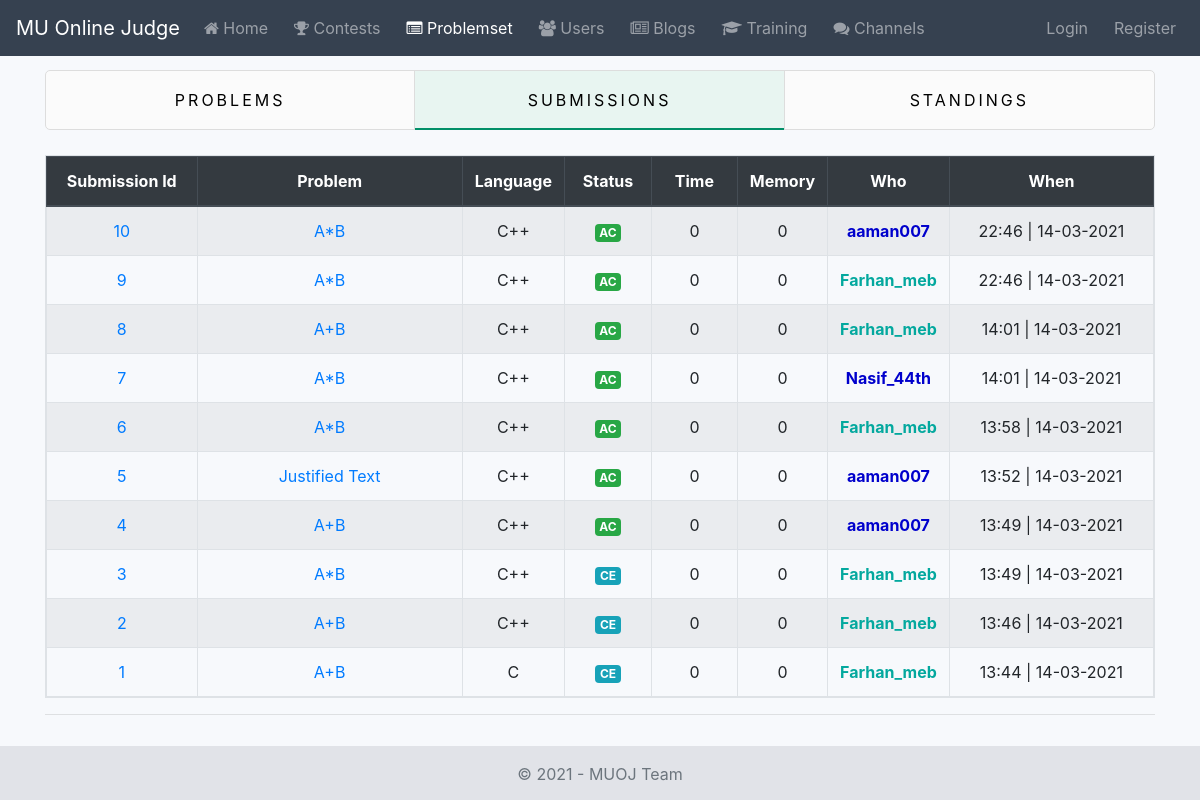
/problemset/submissions/, run on the app's committed database.
### problemset/models.py (models this page shows, shortened)
class Submission(AbstractBaseModel):
    STATUS_CHOICES = (
        ('Running', 'Running'),
        ('AC', 'Accepted'),
        ('WA', 'Wrong Answer'),
        ('TLE', 'Time Limit Exceeded'),
        ('MLE', 'Memory Limit Exceeded'),
        ('CE', 'Compilation Error')
    )
    solution = models.FileField(verbose_name=_('Solution'), upload_to=submission_directory_path)
    solution_language = models.ForeignKey(
        verbose_name=_(' Language'),
        to=Language,
        related_name='submissions',
        on_delete=models.CASCADE
    )
    status = models.CharField(
        verbose_name=_('Status'),
        choices=STATUS_CHOICES,
        default='Running',
        max_length=200
    )
    """
    Submission Details format:
    {
        "final_verdict": "WA",
        "result": [
            {
                testcase: 1,
                verdict: "AC"
            },
            {
                testcase: 2,
                verdict: "WA"
            },
            {
                testcase: 3,
                verdict: "Skipped
            }
        ]
    }
    """
    submission_details = models.JSONField(
        verbose_name=_('Submission Details'),
        default=dict,
        blank=True
    )
    contest = models.ForeignKey(
        verbose_name=_('Contest'),
        to=Contest,
        related_name='submissions',
        on_delete=models.SET_NULL,
        null=True,
        blank=True
    )
    problem = models.ForeignKey(
        verbose_name=_('Problem'),
        to=Problem,
        related_name='submissions',
        on_delete=models.CASCADE
    )
    user = models.ForeignKey(
        verbose_name=_('User'),
        to=User,
        related_name='submissions',
        on_delete=models.CASCADE
    )
    class Meta:
        verbose_name = _('Submission')
        verbose_name_plural = _('Submissions')
        ordering = ['-id']

class Problem(AbstractBaseModel):
    name = models.CharField(verbose_name=_('Name'), max_length=100)
    statement = RichTextField(verbose_name=_('Statement'))
    input_section = RichTextField(verbose_name=_('Input Section'))
    output_section = RichTextField(verbose_name=_('Output Section'))
    editorial = RichTextField(verbose_name=_('Editorial'))
    solution = models.FileField(verbose_name=_('Solution'))
    solution_language = models.ForeignKey(verbose_name=_('Language'), to=Language, on_delete=models.CASCADE)
    author = models.ForeignKey(to=User, on_delete=models.SET_NULL, null=True)
    is_protected = models.BooleanField(verbose_name=_('Is Protected'), default=0)
    time_limit = models.IntegerField(verbose_name=_('Time Limit'), default=1)
    memory_limit = models.PositiveIntegerField(verbose_name=_('Memory Limit'), default=256)
    objects = ProblemManager()
    class Meta:
        verbose_name = _('Problem')
        verbose_name_plural = _('Problems')
        ordering = ['-id']

class Language(models.Model):
    name = models.CharField(verbose_name=_('Language'), max_length=200)
    class Meta:
        verbose_name = _('Language')
        verbose_name_plural = _('Languages')
        ordering = ['-id']
    def __str__(self):
        return self.name

### problemset/views.py (the view)
# urls.py: path('submissions/', SubmissionListView.as_view(), name='submission-list'),
class SubmissionListView(ListView):
    model = Submission
    paginate_by = 10
    context_object_name = 'submissions'
    template_name = 'problemset/submission_list.html'
    def get_queryset(self):
        return Submission.objects.all().order_by('-created_at').select_related(
            'user', 'user__profile', 'problem', 'problem__solution_language'
        )
    def get_context_data(self, **kwargs):
        context = super().get_context_data(**kwargs)
        context.update({
            'problemset_nav': 'active',
            'problemset_submissions_tab': 'active'
        })
        return context

### problemset/templates/problemset/submission_list.html (shortened to what this page needs)
{% extends 'problemset/base.html' %}
{% block content %}
    {% include 'problemset/snippets/list_tabs.html' %}
    <table class="table table-responsive table-hover table-bordered text-center table-striped">
        <thead class="thead-dark">
            <tr>
                <th width="14%"> Submission Id </th>
                <th width="26%"> Problem </th>
                <th width="8%"> Language </th>
                <th width="8%"> Status </th>
                <th width="8%"> Time </th>
                <th width="8%"> Memory </th>
                <th width="8%"> Who </th>
                <th width="20%"> When </th>
            </tr>
        </thead>
        <tbody>
            {% for submission in submissions %}
                <tr>
                    <td>
                        {% if submission.problem.is_protected %}
                            {{ submission.id }}
                        {% else %}
                            <a href="{{ submission.solution.url }}"> {{ submission.id }}</a>
                        {% endif %}
                    </td>
                    <td>
                        {% if submission.problem.is_protected %}
                            {{ submission.problem.name }}
                        {% else %}
                            <a href="{% url 'problemset:problem-details' submission.problem.id %}">
                                {{ submission.problem.name }}
                            </a>
                        {% endif %}
                    </td>
                     <td> {{ submission.solution_language }} </td>
                     {% if submission.status == 'AC' %}
                            <td>
                                <span class="badge badge-success"> {{ submission.status }} </span>
                            </td>
                     {% elif submission.status == 'WA'%}
                            <td>
                                <span class="badge badge-danger"> {{ submission.status }} </span>
                            </td>
                     {% elif submission.status == 'TLE'%}
                         <td>
                            <span class="badge badge-warning"> {{ submission.status }} </span>
                        </td>
                     {% elif submission.status == 'CE'%}
                         <td>
                             <span class="badge badge-info"> {{ submission.status }} </span>
                         </td>
                     {% elif submission.status == 'MLE'%}
                         <td>
                             <span class="badge badge-dark"> {{ submission.status }} </span>
                         </td>
                     {% else %}
                         <td>
                             <span class="badge badge-primary"> {{ submission.status }} </span>
                         </td>
                     {% endif %}
                     <td> {{ 0 }} </td>
                     <td> {{ 0 }} </td>
                     <td>
                         <a
                                 href="{% url 'accounts:user-profile' submission.user.username %}"
                                 class="rank-text rank-{{ submission.user.profile.rank }}"
                         >
                             {{ submission.user }}
                         </a>
                     </td>
                     <td> {{ submission.created_at|date:"H:i | d-m-Y" }} </td>
                </tr>
            {% endfor %}
        </tbody>
    </table>
    <hr />
{% endblock %}

### static_local/core/css/base.css (style rules this page uses)
* { list-style: none; margin: 0; padding: 0; box-sizing: border-box; }
.bg-light-blue { background-color: #f7f9fc; }
.rank-text { font-weight: bold; }
.rank-1400 { color: #03A89E; }
.rank-1600 { color: #0000cc; }

### data on the page
Submission: id "10", problem.name "A*B", solution_language "C++", status "AC", value "0", user "aaman007", created_at|d "22:46 | 14-03-2021"
Submission: id "9", problem.name "A*B", solution_language "C++", status "AC", value "0", user "Farhan_meb", created_at|d "22:46 | 14-03-2021"
Submission: id "8", problem.name "A+B", solution_language "C++", status "AC", value "0", user "Farhan_meb", created_at|d "14:01 | 14-03-2021"
Submission: id "7", problem.name "A*B", solution_language "C++", status "AC", value "0", user "Nasif_44th", created_at|d "14:01 | 14-03-2021"
Submission: id "6", problem.name "A*B", solution_language "C++", status "AC", value "0", user "Farhan_meb", created_at|d "13:58 | 14-03-2021"
Submission: id "5", problem.name "Justified Text", solution_language "C++", status "AC", value "0", user "aaman007", created_at|d "13:52 | 14-03-2021"
Submission: id "4", problem.name "A+B", solution_language "C++", status "AC", value "0", user "aaman007", created_at|d "13:49 | 14-03-2021"
Submission: id "3", problem.name "A*B", solution_language "C++", status "CE", value "0", user "Farhan_meb", created_at|d "13:49 | 14-03-2021"
Submission: id "2", problem.name "A+B", solution_language "C++", status "CE", value "0", user "Farhan_meb", created_at|d "13:46 | 14-03-2021"
Submission: id "1", problem.name "A+B", solution_language "C", status "CE", value "0", user "Farhan_meb", created_at|d "13:44 | 14-03-2021"
